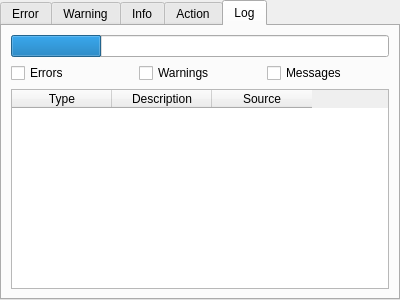
<?xml version="1.0" encoding="UTF-8"?>
<ui version="4.0">
 <class>Log</class>
 <widget class="QTabWidget" name="Log">
  <property name="geometry">
   <rect>
    <x>0</x>
    <y>0</y>
    <width>400</width>
    <height>300</height>
   </rect>
  </property>
  <property name="windowTitle">
   <string>TabWidget</string>
  </property>
  <property name="currentIndex">
   <number>4</number>
  </property>
  <widget class="QWidget" name="error_t">
   <attribute name="title">
    <string>Error</string>
   </attribute>
   <layout class="QGridLayout" name="gridLayout">
    <item row="0" column="0">
     <widget class="QTextEdit" name="errorLog_te"/>
    </item>
   </layout>
  </widget>
  <widget class="QWidget" name="warning_t">
   <attribute name="title">
    <string>Warning</string>
   </attribute>
   <layout class="QGridLayout" name="gridLayout_2">
    <item row="0" column="0">
     <widget class="QTextEdit" name="warningLog_te"/>
    </item>
   </layout>
  </widget>
  <widget class="QWidget" name="info_t">
   <attribute name="title">
    <string>Info</string>
   </attribute>
   <layout class="QGridLayout" name="gridLayout_3">
    <item row="0" column="0">
     <widget class="QTextEdit" name="infoLog_te"/>
    </item>
   </layout>
  </widget>
  <widget class="QWidget" name="action_t">
   <attribute name="title">
    <string>Action</string>
   </attribute>
   <layout class="QGridLayout" name="gridLayout_4">
    <item row="0" column="0">
     <widget class="QTextEdit" name="actionLog_te"/>
    </item>
   </layout>
  </widget>
  <widget class="QWidget" name="log_t">
   <attribute name="title">
    <string>Log</string>
   </attribute>
   <layout class="QGridLayout" name="gridLayout_5">
    <item row="1" column="0">
     <widget class="QCheckBox" name="errors_cb">
      <property name="text">
       <string>Errors</string>
      </property>
     </widget>
    </item>
    <item row="1" column="1">
     <widget class="QCheckBox" name="warnings_cb">
      <property name="text">
       <string>Warnings</string>
      </property>
     </widget>
    </item>
    <item row="1" column="2">
     <widget class="QCheckBox" name="messages_cb">
      <property name="text">
       <string>Messages</string>
      </property>
     </widget>
    </item>
    <item row="2" column="0" colspan="3">
     <widget class="QTableWidget" name="log_tw">
      <column>
       <property name="text">
        <string>Type</string>
       </property>
      </column>
      <column>
       <property name="text">
        <string>Description</string>
       </property>
      </column>
      <column>
       <property name="text">
        <string>Source</string>
       </property>
      </column>
     </widget>
    </item>
    <item row="0" column="0" colspan="3">
     <widget class="QProgressBar" name="Log_progress_pb">
      <property name="value">
       <number>24</number>
      </property>
      <property name="textVisible">
       <bool>false</bool>
      </property>
     </widget>
    </item>
   </layout>
  </widget>
 </widget>
 <resources/>
 <connections/>
</ui>
